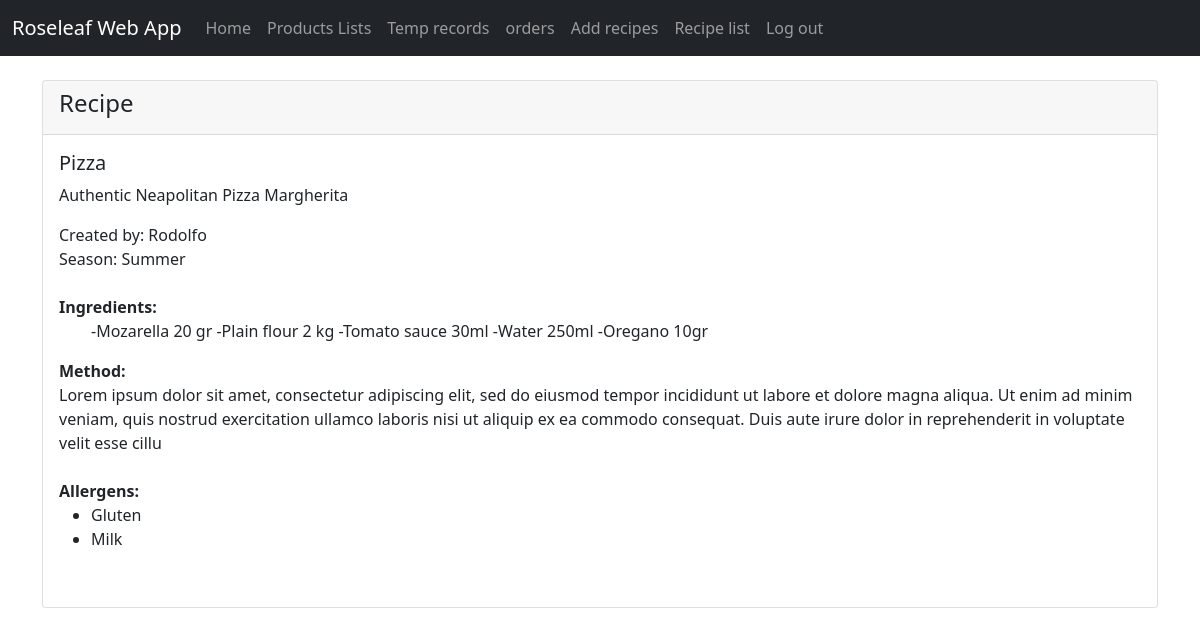
Before: /show_recipe/1 with the older database file.
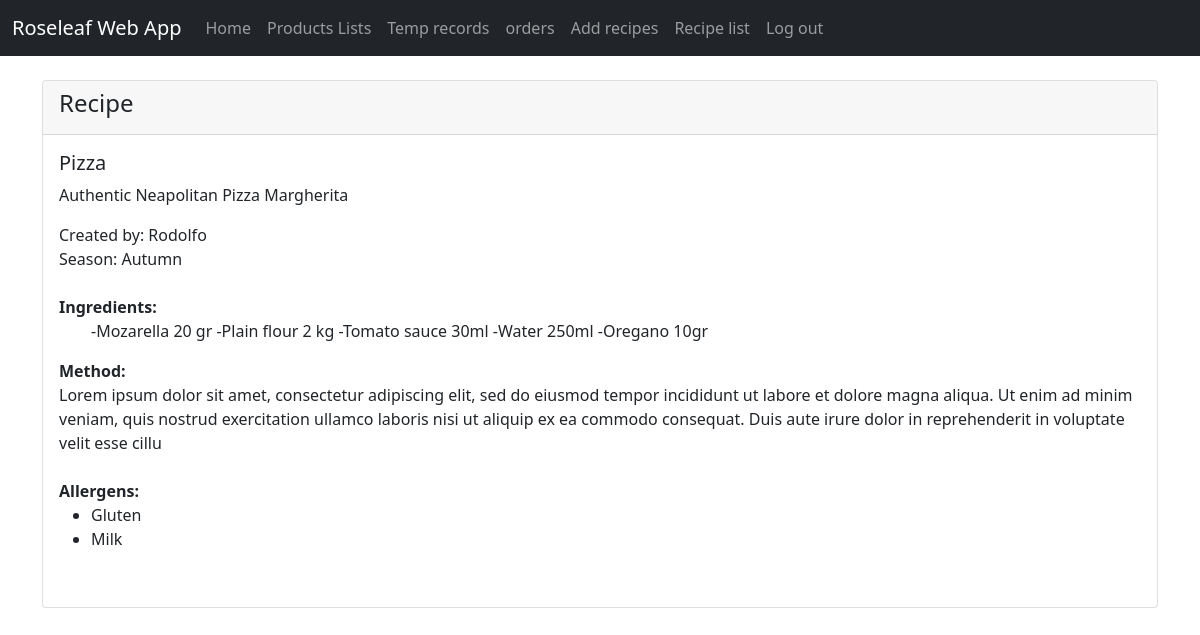
After: the same page with the newer database file.
### roseleaf_app/models.py (models this page shows, shortened)
class Recipe(models.Model):
    name = models.CharField(max_length=50)
    description = models.CharField(max_length=100)
    user = models.ForeignKey(Member, on_delete=models.CASCADE)
    season = models.ForeignKey(Season, on_delete=models.CASCADE, null=True, blank=True)
    Ingredients = models.CharField(max_length=300)
    method = models.CharField(max_length=300)
    allergens = models.ManyToManyField('Allergen')

class Season(models.Model):
    name = models.CharField(max_length=20, blank=True)
    def __str__(self):
        return self.name

class Member(models.Model):
    username = models.CharField(max_length=20)
    password = models.CharField(max_length=20)
    def __str__(self):
        return self.username

### roseleaf_app/views.py (the view)
# urls.py: path('show_recipe/<recipe_id>', views.show_recipe, name='show_recipe'),
def show_recipe(request, recipe_id):
    recipe = Recipe.objects.get(pk=recipe_id)
    return render(request, 'roseleaf_app/show_recipe.html', {'recipe' : recipe})

### roseleaf_app/models.py (called while the page is built)
    def __str__(self):
        return self.allergen_name

### roseleaf_app/templates/roseleaf_app/show_recipe.html
{% extends 'roseleaf_app/base.html' %}
{% block content %}
     <br/>
     <div class="card">
          <div class="card-header">
              <h4>Recipe</h4>
          </div>
          <div class="card-body">
            <h5 class="card-title">{{ recipe.name }}</h5>
            <p class="card-text">{{ recipe.description }}</p>
              Created by: {{ recipe.user }}
              <br>Season: {{ recipe.season }}<br><br>
              <strong>Ingredients: </strong>
        <ul>
        <p class="card-text">{{ recipe.Ingredients }}</p>
          </ul>
        <strong>Method:</strong><br>
        {{ recipe.method }}
        <br><br>
        <strong>Allergens: </strong>
        <ul>
        {% for allergen in recipe.allergens.all %}
            <li>{{ allergen }}</li>
        {% endfor %}<br>
        </ul>
         </div>
        </div>
{% endblock %}

Changed rows visible on the page:
changed Recipe "Pizza": season "Summer" → "Autumn"
